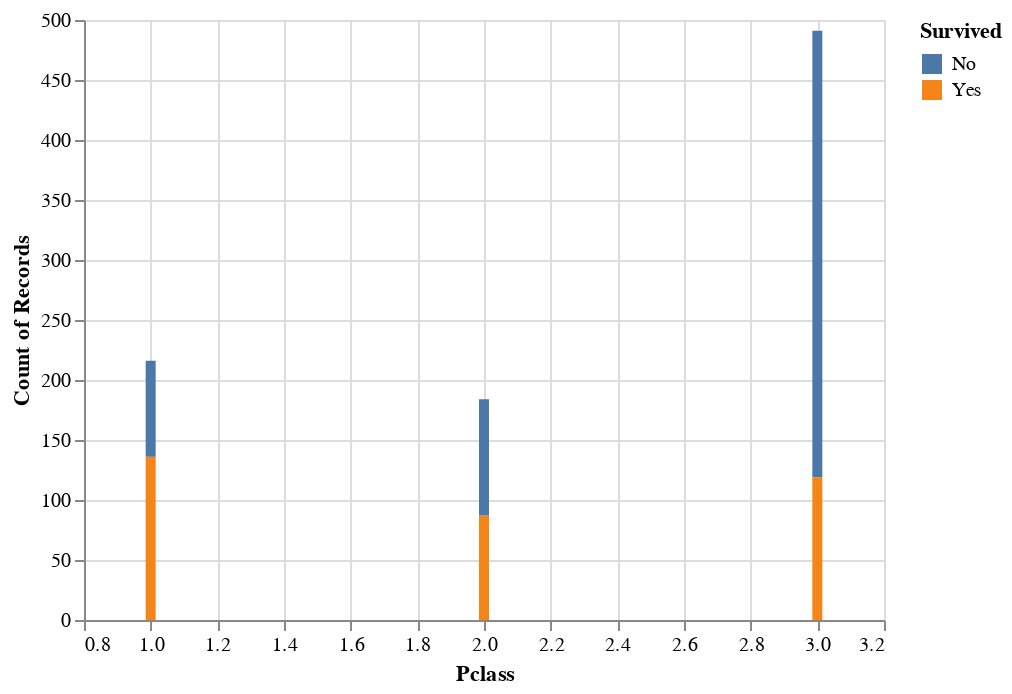

The notebook cell saved with this chart:
### Code cell
survived_class = alt.Chart(titanic).mark_bar().encode(x="Pclass", y="count()", color="Survived")

survived_class

### Figure 1 — Vega-Lite specification as saved in the notebook (floating-point values rounded to 4 significant figures; data arrays with more than 128 entries replaced by an {"elided": "..."} marker saying what was removed)
{"config": {"view": {"continuousWidth": 400, "continuousHeight": 300}}, "data": {"name": "data-17b5a9272cdb76617ac540c5321e65cb"}, "mark": "bar", "encoding": {"color": {"field": "Survived", "type": "nominal"}, "x": {"field": "Pclass", "type": "quantitative"}, "y": {"aggregate": "count", "type": "quantitative"}}, "$schema": "https://vega.github.io/schema/vega-lite/v4.17.0.json", "datasets": {"data-17b5a9272cdb76617ac540c5321e65cb": {"elided": "891 records"}}}
